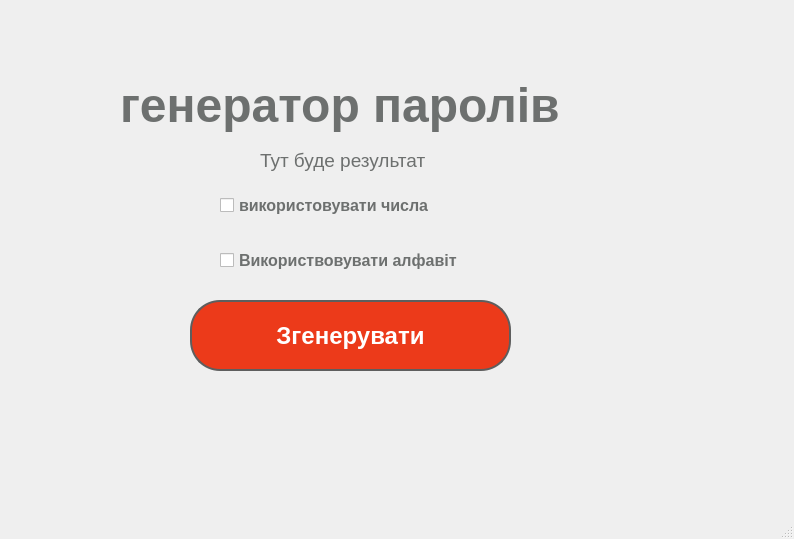
<?xml version="1.0" encoding="UTF-8"?>
<ui version="4.0">
 <class>MainWindow</class>
 <widget class="QMainWindow" name="MainWindow">
  <property name="geometry">
   <rect>
    <x>0</x>
    <y>0</y>
    <width>794</width>
    <height>539</height>
   </rect>
  </property>
  <property name="windowTitle">
   <string>MainWindow</string>
  </property>
  <property name="styleSheet">
   <string notr="true">color: rgb(109, 112, 111)</string>
  </property>
  <widget class="QWidget" name="centralwidget">
   <widget class="QPushButton" name="Generate">
    <property name="geometry">
     <rect>
      <x>190</x>
      <y>300</y>
      <width>321</width>
      <height>71</height>
     </rect>
    </property>
    <property name="font">
     <font>
      <pointsize>18</pointsize>
      <weight>75</weight>
      <bold>true</bold>
     </font>
    </property>
    <property name="styleSheet">
     <string notr="true">background-color : rgb(236, 58, 26);
border-radius: 30px;
color: white;
border: 2px solid rgb(94, 94, 94)</string>
    </property>
    <property name="text">
     <string>Згенерувати</string>
    </property>
   </widget>
   <widget class="QCheckBox" name="checkBox">
    <property name="geometry">
     <rect>
      <x>220</x>
      <y>240</y>
      <width>261</width>
      <height>41</height>
     </rect>
    </property>
    <property name="font">
     <font>
      <family>MS Sans Serif</family>
      <pointsize>12</pointsize>
      <weight>75</weight>
      <italic>false</italic>
      <bold>true</bold>
     </font>
    </property>
    <property name="styleSheet">
     <string notr="true"/>
    </property>
    <property name="text">
     <string>Використвовувати алфавіт</string>
    </property>
   </widget>
   <widget class="QCheckBox" name="checkBox_2">
    <property name="geometry">
     <rect>
      <x>220</x>
      <y>190</y>
      <width>231</width>
      <height>31</height>
     </rect>
    </property>
    <property name="font">
     <font>
      <family>MS Sans Serif</family>
      <pointsize>12</pointsize>
      <weight>75</weight>
      <bold>true</bold>
     </font>
    </property>
    <property name="text">
     <string>використовувати числа</string>
    </property>
    <property name="tristate">
     <bool>false</bool>
    </property>
   </widget>
   <widget class="QLabel" name="generateparoles">
    <property name="geometry">
     <rect>
      <x>120</x>
      <y>70</y>
      <width>481</width>
      <height>71</height>
     </rect>
    </property>
    <property name="minimumSize">
     <size>
      <width>221</width>
      <height>71</height>
     </size>
    </property>
    <property name="maximumSize">
     <size>
      <width>16777215</width>
      <height>71</height>
     </size>
    </property>
    <property name="baseSize">
     <size>
      <width>15</width>
      <height>14</height>
     </size>
    </property>
    <property name="font">
     <font>
      <pointsize>36</pointsize>
      <weight>75</weight>
      <bold>true</bold>
     </font>
    </property>
    <property name="text">
     <string>генератор паролів</string>
    </property>
   </widget>
   <widget class="QLabel" name="hereresult">
    <property name="geometry">
     <rect>
      <x>260</x>
      <y>140</y>
      <width>171</width>
      <height>41</height>
     </rect>
    </property>
    <property name="font">
     <font>
      <pointsize>14</pointsize>
     </font>
    </property>
    <property name="text">
     <string>Тут буде результат</string>
    </property>
   </widget>
  </widget>
  <widget class="QMenuBar" name="menubar">
   <property name="geometry">
    <rect>
     <x>0</x>
     <y>0</y>
     <width>794</width>
     <height>21</height>
    </rect>
   </property>
  </widget>
  <widget class="QStatusBar" name="statusbar"/>
 </widget>
 <resources/>
 <connections/>
</ui>
